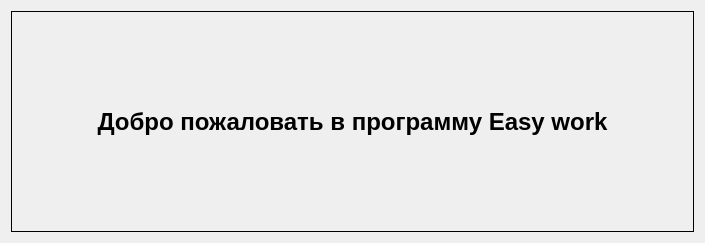
<?xml version="1.0" encoding="UTF-8"?>
<ui version="4.0">
 <class>CoreForm</class>
 <widget class="QWidget" name="CoreForm">
  <property name="geometry">
   <rect>
    <x>0</x>
    <y>0</y>
    <width>705</width>
    <height>243</height>
   </rect>
  </property>
  <property name="windowTitle">
   <string>Easy work v1.0</string>
  </property>
  <layout class="QGridLayout" name="centralGridLayout">
   <item row="0" column="0">
    <widget class="QLabel" name="label">
     <property name="font">
      <font>
       <pointsize>18</pointsize>
       <weight>75</weight>
       <bold>true</bold>
      </font>
     </property>
     <property name="frameShape">
      <enum>QFrame::Box</enum>
     </property>
     <property name="text">
      <string>Добро пожаловать в программу Easy work</string>
     </property>
     <property name="alignment">
      <set>Qt::AlignCenter</set>
     </property>
    </widget>
   </item>
  </layout>
 </widget>
 <resources/>
 <connections/>
</ui>
